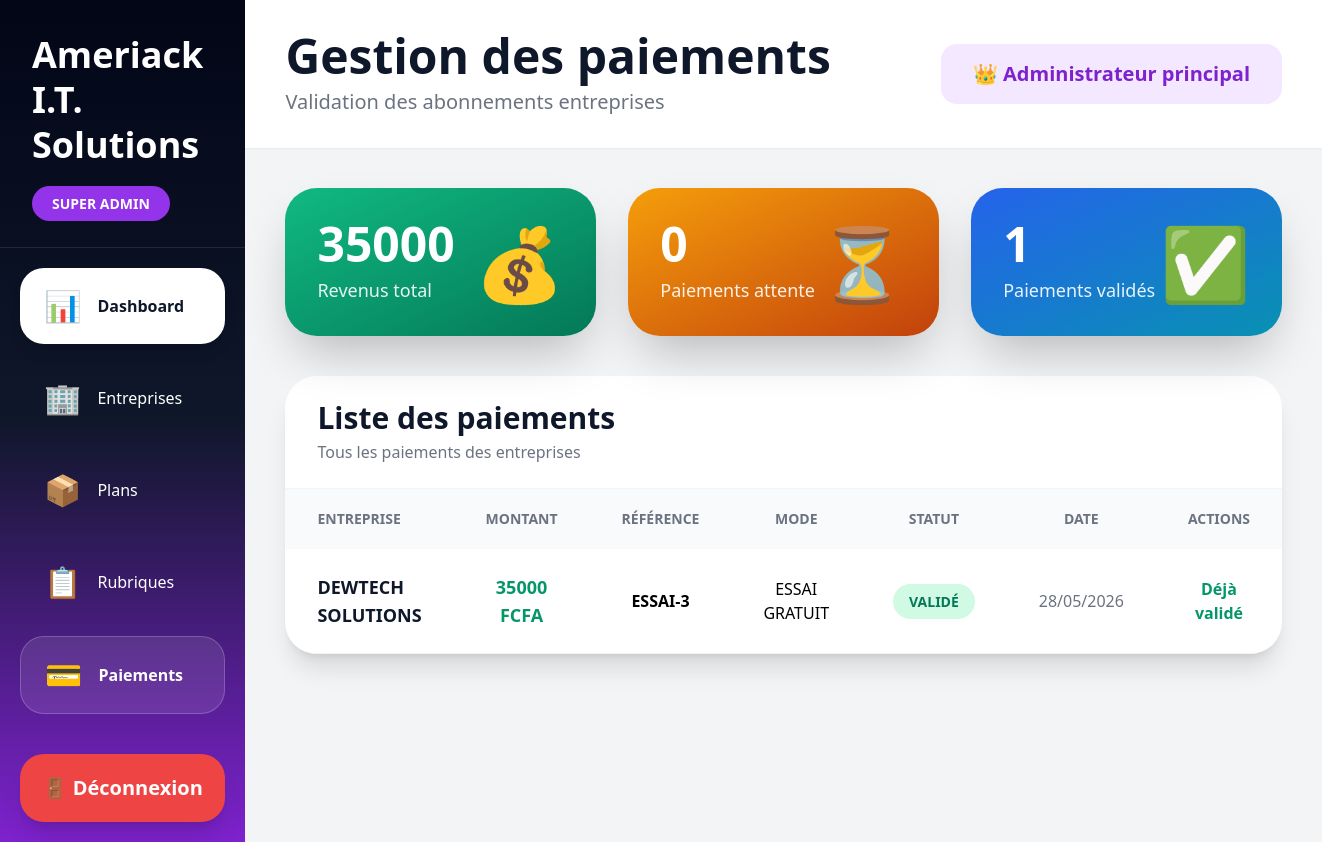
/admin/paiements (signed in), run on the app's committed database.
### models.py (models this page shows, shortened)
class Paiement(db.Model):
    __tablename__ = "paiements"
    id = db.Column(
        db.Integer,
        primary_key=True
    )
    tenant_id = db.Column(
        db.Integer,
        db.ForeignKey("tenants.id"),
        nullable=False
    )
    plan_id = db.Column(
        db.Integer,
        db.ForeignKey("plans.id"),
        nullable=False
    )
    montant = db.Column(
        db.Numeric(15,2),
        nullable=False
    )
    mode = db.Column(
        db.String(50)
    )
    operateur = db.Column(
        db.String(50)
    )
    reference = db.Column(
        db.String(120),
        unique=True
    )
    telephone = db.Column(
        db.String(30)
    )
    duree_mois = db.Column(
        db.Integer,
        default=1
    )
    statut = db.Column(
        db.String(20),
        default="EN_ATTENTE"
    )
    date_creation = db.Column(
        db.DateTime,
        default=datetime.utcnow
    )
    date_validation = db.Column(
        db.DateTime
    )
    date_expiration = db.Column(
        db.DateTime
    )
    tenant = db.relationship(
        "Tenant",
        backref="paiements"
    )
    plan = db.relationship(
        "Plan"
    )

class Tenant(db.Model):
    __tablename__ = "tenants"
    id               = db.Column(db.Integer, primary_key=True)
    slug             = db.Column(db.String(50), nullable=False, unique=True)   # ex: maentreprise
    denomination     = db.Column(db.String(200), nullable=False)
    sigle            = db.Column(db.String(50))
    activite         = db.Column(db.String(200))
    secteur          = db.Column(db.String(200))
    nif              = db.Column(db.String(50))
    numero_cnss      = db.Column(db.String(50))
    numero_cnamgs    = db.Column(db.String(50))
    adresse          = db.Column(db.String(300))
    boite_postale    = db.Column(db.String(20))
    telephone        = db.Column(db.String(20))
    ville            = db.Column(db.String(100), default="Libreville")
    region           = db.Column(db.String(100))
    pays             = db.Column(db.String(100), default="Gabon")
    plan_id          = db.Column(db.Integer, db.ForeignKey("plans.id"))
    statut           = db.Column(db.String(20), default="ACTIF")   # ACTIF, SUSPENDU, ESSAI
    date_inscription = db.Column(db.DateTime, default=datetime.utcnow)
    date_expiration  = db.Column(db.DateTime)
    token_api        = db.Column(db.String(64), unique=True)
    logo_url         = db.Column(db.String(500))
    utilisateurs  = db.relationship("Utilisateur", backref="tenant", lazy=True, foreign_keys="Utilisateur.tenant_id")
    salaries      = db.relationship("Salarie", backref="tenant", lazy=True)
    periodes      = db.relationship("PeriodePaie", backref="tenant", lazy=True)
    categories    = db.relationship("CategorieEmploi", backref="tenant", lazy=True)

### app.py (the view)
@app.route("/admin/paiements")
@super_admin_required
def admin_paiements():
    paiements = Paiement.query.order_by(
        Paiement.date_creation.desc()
    ).all()
    total = sum(
        float(p.montant or 0)
        for p in paiements
    )
    nb_attente = sum(
        1 for p in paiements
        if p.statut == "EN_ATTENTE"
    )
    nb_valides = sum(
        1 for p in paiements
        if p.statut == "VALIDÉ"
    )
    return render_template(
        "admin/paiements.html",
        paiements=paiements,
        total=total,
        nb_attente=nb_attente,
        nb_valides=nb_valides
    )

### app.py (called while the page is built)
@login_manager.user_loader
def load_user(uid): return Utilisateur.query.get(int(uid))

def super_admin_required(f):
    @wraps(f)
    def d(*a,**k):
        if not current_user.is_authenticated or not current_user.is_super_admin: abort(403)
        return f(*a,**k)
    return d

@app.context_processor
def inject_globals(): return {"now":datetime.now(),"enumerate":enumerate}

### models.py (called while the page is built)
    @property
    def is_super_admin(self): return self.role == "SUPER_ADMIN"

### templates/admin/paiements.html (shortened to what this page needs)
<!DOCTYPE html>
<html lang="fr">
<head>
<script src="https://cdn.tailwindcss.com"></script>
</head>
<body class="bg-gray-100">
<div class="flex min-h-screen">
    <aside class="w-72 bg-gradient-to-b from-slate-950 via-slate-900 to-purple-700 text-white flex flex-col">
        <div class="p-8 border-b border-white/10">
            <h1 class="text-4xl font-black leading-tight">
                Ameriack I.T.<br>
                Solutions
            </h1>
            <div class="mt-6">
                <span class="bg-purple-600 px-5 py-2 rounded-full text-sm font-bold">
                    SUPER ADMIN
                </span>
            </div>
        </div>
        <nav class="flex-1 p-5 space-y-4">
            <a href="/admin"
               class="flex items-center gap-4 px-6 py-5 rounded-3xl bg-white text-slate-900 font-bold shadow-lg">
                <span class="text-3xl">📊</span>
                Dashboard
            </a>
            <a href="/admin/tenants"
               class="flex items-center gap-4 px-6 py-5 rounded-3xl hover:bg-white/10 transition-all">
                <span class="text-3xl">🏢</span>
                Entreprises
            </a>
            <a href="/admin/plans"
               class="flex items-center gap-4 px-6 py-5 rounded-3xl hover:bg-white/10 transition-all">
                <span class="text-3xl">📦</span>
                Plans
            </a>
            <a href="/admin/rubriques"
               class="flex items-center gap-4 px-6 py-5 rounded-3xl hover:bg-white/10 transition-all">
                <span class="text-3xl">📋</span>
                Rubriques
            </a>
            <a href="/admin/paiements"
               class="flex items-center gap-4 px-6 py-5 rounded-3xl bg-white/10 border border-white/20 font-bold">
                <span class="text-3xl">💳</span>
                Paiements
            </a>
        </nav>
        <div class="p-5">
            <a href="/logout"
               class="block w-full bg-red-500 hover:bg-red-600 text-center py-5 rounded-3xl text-xl font-black shadow-xl transition-all">
               🚪 Déconnexion
            </a>
        </div>
    </aside>
    <main class="flex-1">
        <div class="bg-white px-10 py-8 flex items-center justify-between shadow-sm">
            <div>
                <h1 class="text-5xl font-black text-slate-900">
                    Gestion des paiements
                </h1>
                <p class="text-gray-500 text-xl mt-2">
                    Validation des abonnements entreprises
                </p>
            </div>
            <div class="bg-purple-100 text-purple-700 px-8 py-4 rounded-2xl font-black text-xl">
                👑 Administrateur principal
            </div>
        </div>
        <div class="p-10">
            <div class="grid grid-cols-3 gap-8 mb-10">
                <div class="bg-gradient-to-br from-emerald-500 to-emerald-700 rounded-[2rem] p-8 text-white shadow-2xl">
                    <div class="flex items-center justify-between">
                        <div>
                            <div class="text-5xl font-black">
                                {{total|int}}
                            </div>
                            <div class="mt-2 text-lg opacity-90">
                                Revenus total
                            </div>
                        </div>
                        <div class="text-7xl">
                            💰
                        </div>
                    </div>
                </div>
                <div class="bg-gradient-to-br from-amber-500 to-orange-700 rounded-[2rem] p-8 text-white shadow-2xl">
                    <div class="flex items-center justify-between">
                        <div>
                            <div class="text-5xl font-black">
                                {{nb_attente}}
                            </div>
                            <div class="mt-2 text-lg opacity-90">
                                Paiements attente
                            </div>
                        </div>
                        <div class="text-7xl">
                            ⏳
                        </div>
                    </div>
                </div>
                <div class="bg-gradient-to-br from-blue-600 to-cyan-600 rounded-[2rem] p-8 text-white shadow-2xl">
                    <div class="flex items-center justify-between">
                        <div>
                            <div class="text-5xl font-black">
                                {{nb_valides}}
                            </div>
                            <div class="mt-2 text-lg opacity-90">
                                Paiements validés
                            </div>
                        </div>
                        <div class="text-7xl">
                            ✅
                        </div>
                    </div>
                </div>
            </div>
            <div class="bg-white rounded-[2rem] shadow-xl overflow-hidden">
                <div class="px-8 py-6 border-b border-gray-100 flex items-center justify-between">
                    <div>
                        <h2 class="text-3xl font-black text-slate-900">
                            Liste des paiements
                        </h2>
                        <p class="text-gray-500 mt-1">
                            Tous les paiements des entreprises
                        </p>
                    </div>
                </div>
                <table class="w-full">
                    <thead>
                        <tr class="bg-gray-50 text-gray-500 uppercase text-sm">
                            <th class="px-8 py-5 text-left">
                                Entreprise
                            </th>
                            <th class="px-8 py-5 text-center">
                                Montant
                            </th>
                            <th class="px-8 py-5 text-center">
                                Référence
                            </th>
                            <th class="px-8 py-5 text-center">
                                Mode
                            </th>
                            <th class="px-8 py-5 text-center">
                                Statut
                            </th>
                            <th class="px-8 py-5 text-center">
                                Date
                            </th>
                            <th class="px-8 py-5 text-center">
                                Actions
                            </th>
                        </tr>
                    </thead>
                    <tbody>
                    {% for p in paiements %}
                    <tr class="border-b border-gray-100 hover:bg-gray-50 transition-all">
                        <td class="px-8 py-6">
                            <div class="font-black text-slate-900 text-lg">
                                {{p.tenant.denomination}}
                            </div>
                        </td>
                        <td class="px-8 py-6 text-center font-black text-emerald-600 text-lg">
                            {{p.montant|int}} FCFA
                        </td>
                        <td class="px-8 py-6 text-center font-semibold">
                            {{p.reference}}
                        </td>
                        <td class="px-8 py-6 text-center">
                            {{p.mode}}
                        </td>
                        <td class="px-8 py-6 text-center">
                            <span class="px-4 py-2 rounded-full text-sm font-black
                            {% if p.statut == 'VALIDÉ' %}
                            bg-emerald-100 text-emerald-700
                            {% else %}
                            bg-amber-100 text-amber-700
                            {% endif %}
                            ">
                            {{p.statut}}
                            </span>
                        </td>
                        <td class="px-8 py-6 text-center text-gray-500">
                            {{p.date_creation.strftime('%d/%m/%Y')}}
                        </td>
                        <td class="px-8 py-6 text-center">
                            {% if p.statut != "VALIDÉ" %}
                            <a href="/admin/paiements/{{p.id}}/valider"
                            class="bg-emerald-500 hover:bg-emerald-600 text-white px-4 py-2 rounded-xl text-xs font-bold">
                            ✅ Valider
                            </a>
                            {% else %}
                            <span class="text-emerald-600 font-black">
                                Déjà validé
                            </span>
                            {% endif %}
                        </td>
                    </tr>
                    {% endfor %}
                    </tbody>
                </table>
            </div>
        </div>
    </main>
</div>
</body>
</html>

### templates/admin/paiements.html (style rules this page uses)
body { font-family:'Segoe UI',sans-serif; }

### data on the page
Paiement: tenant.denomination "DEWTECH SOLUTIONS", montant "35000", reference "ESSAI-3", mode "ESSAI GRATUIT", statut "VALIDÉ", date_creation "28/05/2026", shows "Déjà validé"

### other printed values
{{ total|int }} "35000"
{{ nb_attente }} "0"
{{ nb_valides }} "1"
